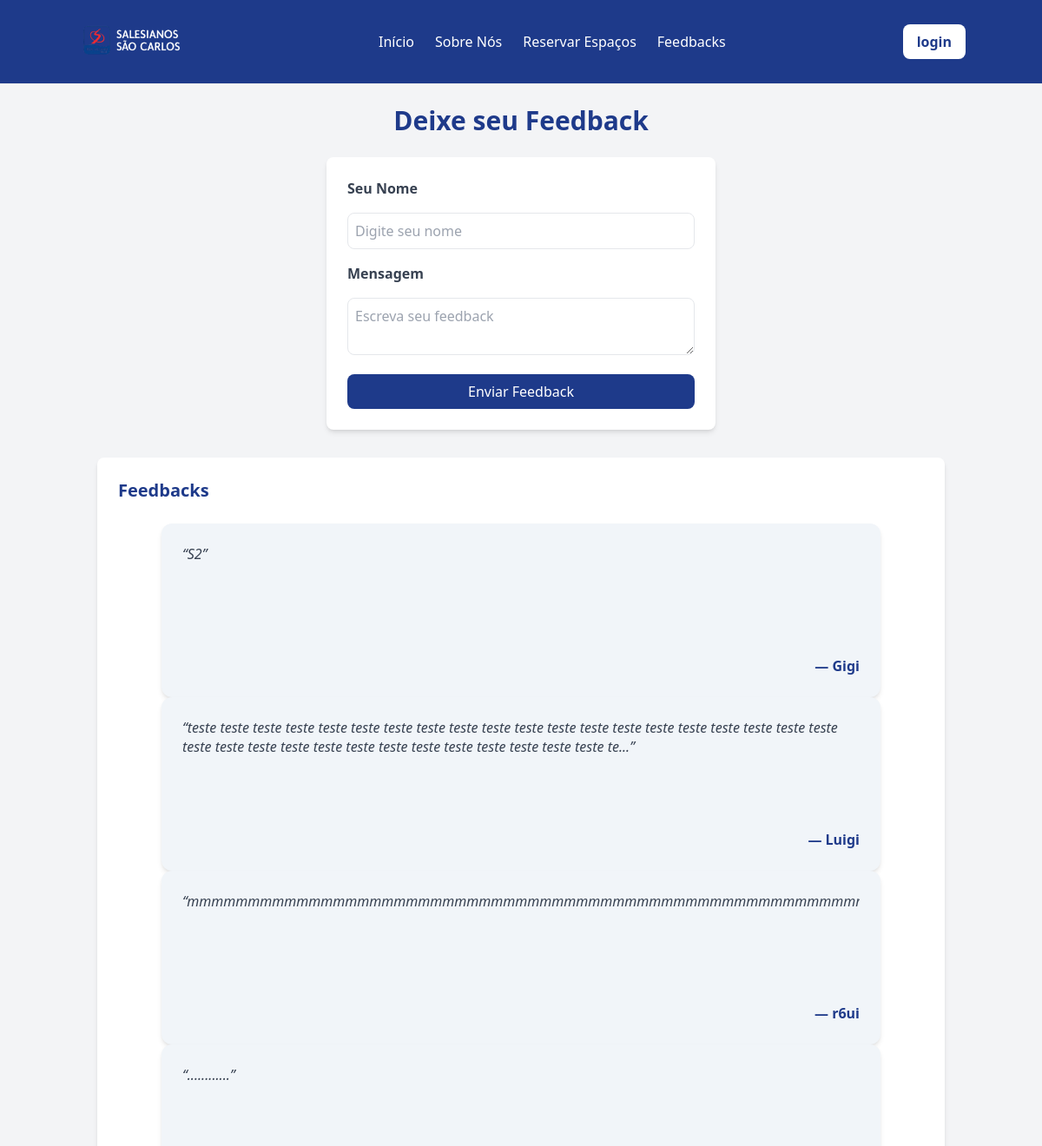
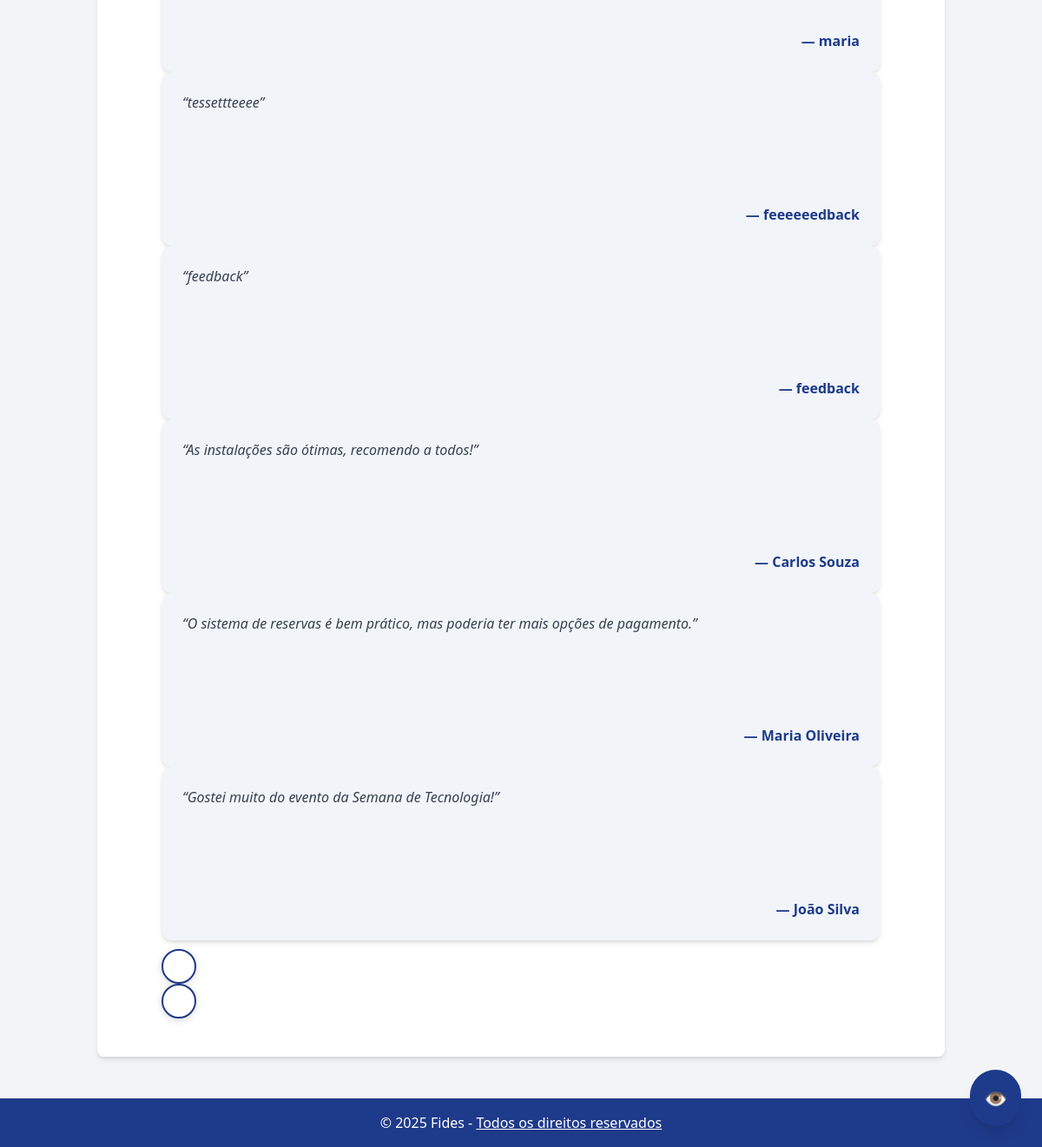
Page /feedback.php on the committed database (2 pictures, top to bottom).
### tables this page shows
CREATE TABLE IF NOT EXISTS `feedbacks` (
  `id` int NOT NULL AUTO_INCREMENT,
  `nomeUsuario` varchar(100) NOT NULL,
  `mensagem` text NOT NULL,
  PRIMARY KEY (`id`)
);

### feedback.php (the view, shortened to what this page needs)
<?php
include("config.php");
$feedbacks = mysqli_query($conn, "SELECT * FROM feedbacks ORDER BY id DESC");
?>
<!DOCTYPE html>
<html lang="pt-BR">
<head>
<script src="https://cdn.tailwindcss.com"></script>
<link rel="stylesheet" href="https://cdn.jsdelivr.net/npm/swiper@10/swiper-bundle.min.css"/>
</head>
<body class="bg-gray-100 flex flex-col min-h-screen text-gray-800">
<?php include("components/header.php")?>
<button id="btnDaltonismo"
  class="fixed bottom-6 right-6 bg-blue-900 text-white p-4 rounded-full shadow-lg hover:bg-blue-700 transition"
  style="pointer-events: auto !important;">
  <span style="font-size: 22px;">👁️</span>
</button>
<main class="container mx-auto p-6 flex-grow text-center">
  <h2 class="text-3xl font-bold text-blue-900 mb-6">Deixe seu Feedback</h2>
  <form method="post" class="bg-white p-6 rounded-lg shadow-md mx-auto max-w-md space-y-4 text-left">
    <label class="block font-semibold text-gray-700">Seu Nome</label>
    <input type="text" name="nome" placeholder="Digite seu nome" class="w-full p-2 border rounded-lg" required>
    <label class="block font-semibold text-gray-700">Mensagem</label>
    <textarea name="mensagem" placeholder="Escreva seu feedback" class="w-full p-2 border rounded-lg" required></textarea>
    <button type="submit" class="w-full bg-blue-900 text-white px-4 py-2 rounded-lg hover:bg-blue-700">Enviar Feedback</button>
  </form>
  <section class="bg-white rounded-lg shadow-md p-6 mt-8 container mx-auto mb-6">
    <h3 class="text-xl font-bold mb-6 text-left text-blue-900">Feedbacks</h3>
    <div class="swiper-container">
      <div class="swiper feedbackSwiper">
        <div class="swiper-wrapper">
          <?php while($r = mysqli_fetch_assoc($feedbacks)):
            $mensagem_limpa = htmlspecialchars($r['mensagem']);
            if(strlen($mensagem_limpa) > 200) {
              $mensagem_limpa = substr($mensagem_limpa, 0, 200) . '...';
            }
          ?>
          <div class="swiper-slide">
            <div class="bg-[#F1F5F9] rounded-xl shadow-md p-6 mx-auto text-left feedback-card">
              <p class="text-gray-700 italic feedback-text">“<?= $mensagem_limpa ?>”</p>
              <div class="mt-auto text-right">
                <span class="font-semibold text-blue-900">— <?= htmlspecialchars($r['nomeUsuario']) ?></span>
              </div>
            </div>
          </div>
          <?php endwhile; ?>
        </div>
      </div>
      <div class="swiper-button-next"></div>
      <div class="swiper-button-prev"></div>
    </div>
  </section>
</main>
<footer class="mt-auto">
  <?php include("components/footer.php")?>
</footer>
</body>
</html>

### components/header.php (shortened to what this page needs)
<header class="sticky top-0 z-50 w-full border-b border-border bg-blue-900 backdrop-blur supports-[backdrop-filter]:bg-blue-1000/60">
  <div class="container mx-auto flex justify-between items-center">
    <img src="uploads/logosalesianos.png" alt="Logo" class="h-18 w-auto max-h-24">
    <nav class="hidden md:flex flex-1 justify-center gap-6">
      <a href="index.php" class="text-white hover:border-b-2 hover:border-white">Início</a>
      <a href="about.php" class="text-white hover:border-b-2 hover:border-white">Sobre Nós</a>
      <a href="reservar.php" class="text-white hover:border-b-2 hover:border-white">Reservar Espaços</a>
      <a href="feedback.php" class="text-white hover:border-b-2 hover:border-white">Feedbacks</a>
    </nav>
    <a href="admin.php"
       class="hidden md:block bg-white text-blue-900 font-semibold px-4 py-2 rounded-lg hover:bg-blue-700 hover:text-white transition-all">
      login
    </a>
  </div>
</header>

### components/footer.php
<footer class="bg-blue-900 text-white text-center p-4 shadow-lg">
  <p class="text-white">&copy; 2025 Fides - <a href="direitos.php" class="underline hover:text-blue-200">Todos os direitos reservados</a></p>
</footer>

### feedback.php (style rules this page uses)
#btnDaltonismo { position: fixed !important; z-index: 999999999 !important; }
.swiper-container { position: relative; padding: 0 50px; }
.swiper-button-next, .swiper-button-prev { width: 40px; height: 40px; background: white; border: 2px solid #1e3a8a; border-radius: 50%; box-shadow: 0 2px 8px rgba(0,0,0,0.15); top: 50%; transform: translateY(-50%); color: #1e3a8a; transition: all 0.3s ease; }
.swiper-button-next { right: 0; }
.swiper-button-prev { left: 0; }
.swiper-button-next::after, .swiper-button-prev::after { font-size: 16px; font-weight: bold; }
.feedback-card { height: 200px; display: flex; flex-direction: column; justify-content: space-between; }
.feedback-text { display: -webkit-box; -webkit-line-clamp: 4; -webkit-box-orient: vertical; overflow: hidden; text-overflow: ellipsis; line-height: 1.4; max-height: 5.6em; }

### rows in the picture
feedbacks: mensagem "S2", nomeUsuario "Gigi"
feedbacks: mensagem "teste teste teste teste teste teste teste teste teste teste teste teste teste teste teste teste teste teste teste teste teste teste teste teste teste teste teste teste teste teste teste teste teste te...", nomeUsuario "Luigi"
feedbacks: mensagem "mmmmmmmmmmmmmmmmmmmmmmmmmmmmmmmmmmmmmmmmmmmmmmmmmmmmmm…", nomeUsuario "r6ui"
feedbacks: mensagem "............", nomeUsuario "maria"
feedbacks: mensagem "tessettteeee", nomeUsuario "feeeeeedback"
feedbacks: mensagem "feedback", nomeUsuario "feedback"
feedbacks: mensagem "As instalações são ótimas, recomendo a todos!", nomeUsuario "Carlos Souza"
feedbacks: mensagem "O sistema de reservas é bem prático, mas poderia ter mais opções de pagamento.", nomeUsuario "Maria Oliveira"
feedbacks: mensagem "Gostei muito do evento da Semana de Tecnologia!", nomeUsuario "João Silva"
